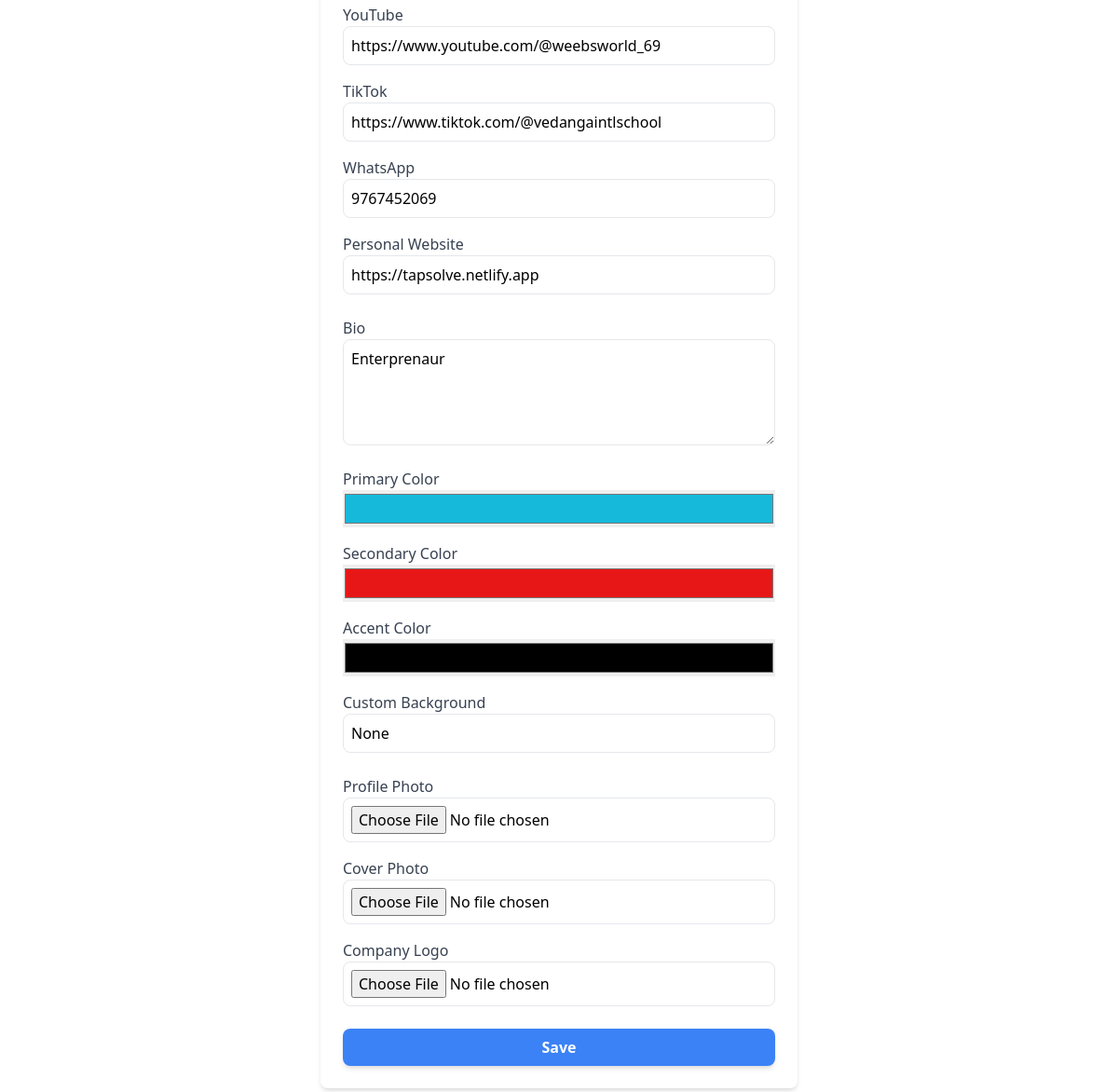
/edit-vip-profile/4/ (signed in, lower part), run on an earlier commit of the app's database.
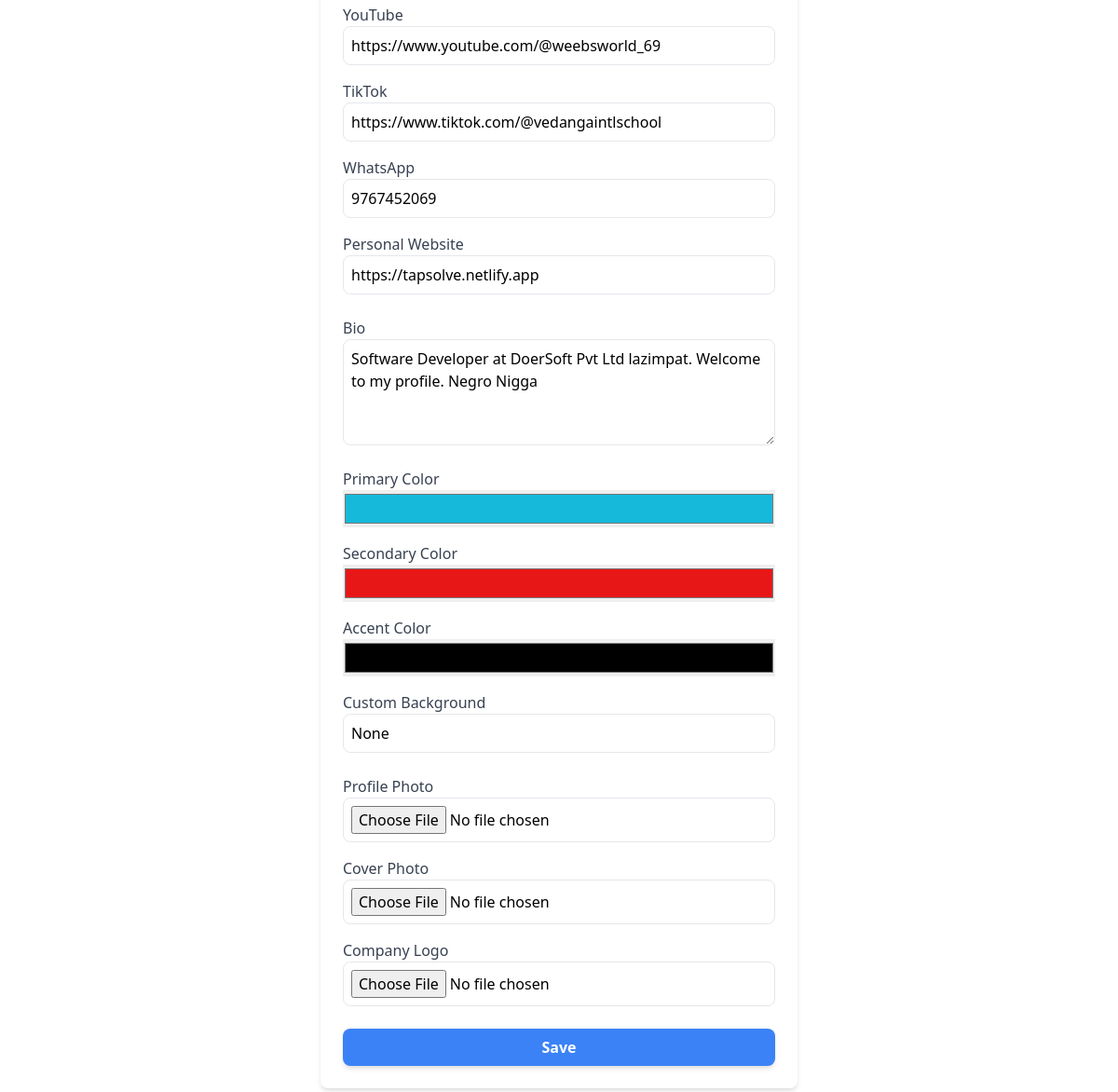
And on a later commit of the database.
### vcards/models.py (models this page shows, shortened)
class Customer(models.Model):
    user = models.OneToOneField(User, on_delete=models.CASCADE, verbose_name="User")
    user_name = models.CharField(max_length=255, verbose_name="Full Name")
    phone = models.CharField(max_length=20, verbose_name="Phone Number")
    company_name = models.CharField(max_length=255, verbose_name="Company Name")
    email = models.EmailField(verbose_name="Email Address")
    instagram = models.CharField(max_length=255, blank=True, null=True, verbose_name="Instagram Handle")
    facebook = models.CharField(max_length=255, blank=True, null=True, verbose_name="Facebook Profile")
    twitter = models.CharField(max_length=255, blank=True, null=True, verbose_name="Twitter Handle")
    linkedin = models.CharField(max_length=255, blank=True, null=True, verbose_name="LinkedIn Profile")
    youtube = models.CharField(max_length=255, blank=True, null=True, verbose_name="YouTube Channel")
    tiktok = models.CharField(max_length=255, blank=True, null=True, verbose_name="TikTok Profile")
    whatsapp = models.CharField(max_length=20, blank=True, null=True, verbose_name="WhatsApp Number")
    personal_website = models.URLField(blank=True, null=True, verbose_name="Personal Website")
    bio = models.TextField(blank=True, null=True, verbose_name="Bio")
    nfc_taps = models.IntegerField(default=0)  # Track NFC card taps
    vcard_views = models.IntegerField(default=0)  # Track vCard views
    vcard_saves = models.IntegerField(default=0)  # Track vCard saves
    customer_type = models.CharField(
        max_length=10,
        choices=CustomerType.choices,
        default=CustomerType.GENERAL,
        verbose_name="Customer Type"
    )
    profile_photo = models.ImageField(upload_to='profile_photos/', blank=True, null=True, verbose_name="Profile Photo", max_length=255)
    cover_photo = models.ImageField(upload_to='cover_photos/', blank=True, null=True, verbose_name="Cover Photo", max_length=255)
    company_logo = models.ImageField(upload_to='company_logos/', max_length=255, blank=True, null=True)
    class Meta:
        verbose_name = "Customer Profile"
        verbose_name_plural = "Customer Profiles"
        ordering = ['user_name']  # Ensures consistent ordering

### vcards/views.py (the view, shortened to what this page needs)
# urls.py: path('edit-vip-profile/<int:customer_id>/', edit_vip_profile, name='edit_vip_profile'),
@login_required
def edit_vip_profile(request, customer_id):
    customer = get_object_or_404(Customer, id=customer_id)
    vip_profile, created = VIPProfile.objects.get_or_create(customer=customer)
    return render(request, 'edit_vip_profile.html', {'customer': customer, 'vip_profile': vip_profile})

### vcards/Templates/edit_vip_profile.html (shortened to what this page needs)
<head>
    <script src="https://cdn.tailwindcss.com"></script>
</head>
<form method="POST" enctype="multipart/form-data" class="space-y-6 bg-white p-6 rounded-lg shadow-md max-w-lg mx-auto">
    <div class="grid grid-cols-1 gap-4">
        <div>
            <label for="youtube" class="font-medium text-gray-700">YouTube</label>
            <input type="text" name="youtube" value="{{ customer.youtube }}" class="w-full border p-2 rounded-lg">
        </div>
        <div>
            <label for="tiktok" class="font-medium text-gray-700">TikTok</label>
            <input type="text" name="tiktok" value="{{ customer.tiktok }}" class="w-full border p-2 rounded-lg">
        </div>
        <div>
            <label for="whatsapp" class="font-medium text-gray-700">WhatsApp</label>
            <input type="text" name="whatsapp" value="{{ customer.whatsapp }}" class="w-full border p-2 rounded-lg">
        </div>
        <div>
            <label for="personal_website" class="font-medium text-gray-700">Personal Website</label>
            <input type="text" name="personal_website" value="{{ customer.personal_website }}" class="w-full border p-2 rounded-lg">
        </div>
    </div>
    <div>
        <label for="bio" class="font-medium text-gray-700">Bio</label>
        <textarea name="bio" rows="4" class="w-full border p-2 rounded-lg">{{ customer.bio }}</textarea>
    </div>
    <div class="grid grid-cols-1 gap-4">
        <div>
            <label for="primary_color" class="font-medium text-gray-700">Primary Color</label>
            <input type="color" name="primary_color" value="{{ vip_profile.primary_color }}" class="w-full h-10 cursor-pointer">
        </div>
        <div>
            <label for="secondary_color" class="font-medium text-gray-700">Secondary Color</label>
            <input type="color" name="secondary_color" value="{{ vip_profile.secondary_color }}" class="w-full h-10 cursor-pointer">
        </div>
        <div>
            <label for="accent_color" class="font-medium text-gray-700">Accent Color</label>
            <input type="color" name="accent_color" value="{{ vip_profile.accent_color }}" class="w-full h-10 cursor-pointer">
        </div>
        <div>
            <label for="custom_background" class="font-medium text-gray-700">Custom Background</label>
            <input type="text" name="custom_background" value="{{ vip_profile.custom_background }}" placeholder="Enter custom background URL or color" class="w-full border p-2 rounded-lg">
        </div>
    </div>
    <div class="grid grid-cols-1 gap-4">
        <div>
            <label for="profile_photo" class="font-medium text-gray-700">Profile Photo</label>
            <input type="file" name="profile_photo" class="w-full border p-2 rounded-lg">
        </div>
        <div>
            <label for="cover_photo" class="font-medium text-gray-700">Cover Photo</label>
            <input type="file" name="cover_photo" class="w-full border p-2 rounded-lg">
        </div>
        <div>
            <label for="company_logo" class="font-medium text-gray-700">Company Logo</label>
            <input type="file" name="company_logo" class="w-full border p-2 rounded-lg">
        </div>
    </div>
    <button type="submit" class="w-full bg-blue-500 hover:bg-blue-600 text-white font-bold py-2 px-4 rounded-lg shadow-md transition">Save</button>
</form>

What changed in the data, as far as the page shows it:
changed Customer "https://www.youtube.com/@weebsworld_69": bio "Enterprenaur" → "Software Developer at DoerSoft Pvt Ltd lazimpat. Welcome to my profile. Negro Nigga"
